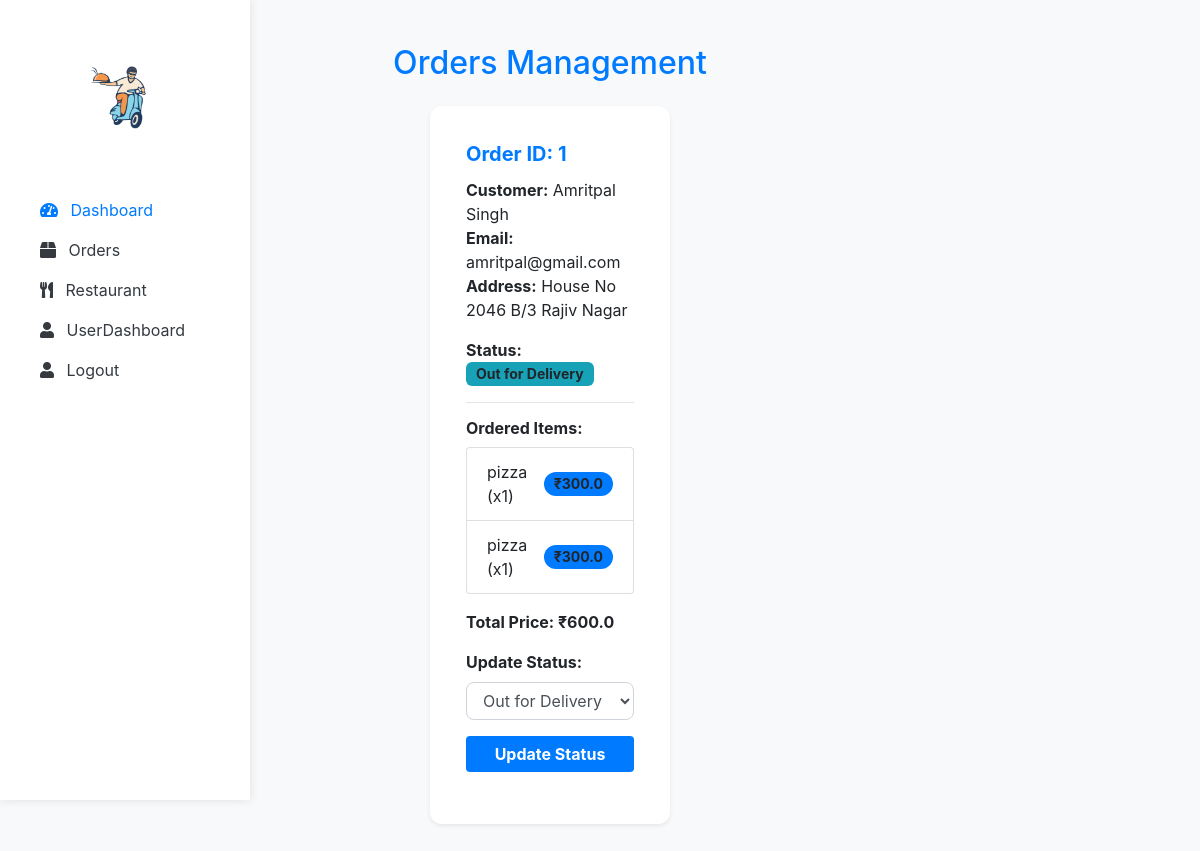
The app's page /admin_dashboard/orders (signed in) with its own data.
### app.py (models this page shows, shortened)
class Order(db.Model):
    id = db.Column(db.Integer, primary_key=True)
    user_id = db.Column(db.Integer, db.ForeignKey('user.id'), nullable=False)
    status = db.Column(db.String(20), nullable=False, default="Pending")
    timestamp = db.Column(db.DateTime, default=datetime.utcnow)
    user = db.relationship("User", backref="orders")
    order_items = db.relationship('OrderItem', backref='order', lazy=True)
    @property
    def total_price(self):
        return sum(item.quantity * item.price for item in self.order_items)

class User(db.Model, UserMixin):
    __tablename__ = "user"
    id = db.Column(db.Integer, primary_key=True)
    name = db.Column(db.String(50), nullable=False)
    email = db.Column(db.String(100), unique=True, nullable=False)
    address= db.Column(db.String(100), nullable=False)
    password = db.Column(db.String(200), nullable=False)
    mobile = db.Column(db.String(15), nullable=False)
    city = db.Column(db.String(15), nullable=False)
    role = db.Column(db.String(10), nullable=False, default="user")

class OrderItem(db.Model):
    id = db.Column(db.Integer, primary_key=True)
    order_id = db.Column(db.Integer, db.ForeignKey('order.id'), nullable=False)
    name = db.Column(db.String(100), nullable=False)
    price = db.Column(db.Float, nullable=False)
    quantity = db.Column(db.Integer, nullable=False)
    menu_item_id = db.Column(db.Integer, db.ForeignKey('menu_item.id'), nullable=False)
    menu_item = db.relationship("MenuItem", backref="order_items")

class MenuItem(db.Model):
    id = db.Column(db.Integer, primary_key=True)
    name = db.Column(db.String(100), nullable=False)
    price = db.Column(db.Float, nullable=False)
    restaurant_id = db.Column(
        db.Integer,
        db.ForeignKey('restaurants.rid', ondelete="CASCADE"),
        nullable=False
    )
    restaurant = db.relationship('Restaurant', backref=db.backref('menu_items', lazy=True))

### app.py (the view)
@app.route('/admin_dashboard/orders')
@admin_required
@login_required
def orders_admin():
    orders = Order.query.options(joinedload(Order.order_items).joinedload(OrderItem.menu_item)).all()
    return render_template("orders_admin.html", orders=orders)

### app.py (called while the page is built)
@login_manager.user_loader
def load_user(user_id):
    return db.session.get(User,int(user_id))

def admin_required(func):
    @wraps(func)
    @login_required
    def wrapper(*args, **kwargs):
        if not current_user.is_authenticated or current_user.role != 'admin':
            flash("Access denied!", "danger")
            return redirect(url_for('user_dashboard'))
        return func(*args, **kwargs)
    return wrapper

### templates/orders_admin.html (shortened to what this page needs)
{% extends "admin_dashboard.html" %}
{% block main %}
<div class="content-wrapper">
    <div class="container mt-4">
        <h2 class="mb-4 text-center text-primary">Orders Management</h2>
        <div class="row d-flex justify-content-center" style="width: 45vw !important;">
            {% for order in orders %}
            <div class="col-md-6 mb-4" >
                <div class="card shadow-sm p-3 order-card">
                    <div class="card-body">
                        <h5 class="card-title">Order ID: {{ order.id }}</h5>
                        <p><strong>Customer:</strong> {{ order.user.name }} <br>
                           <strong>Email:</strong> {{ order.user.email }} <br>
                           <strong>Address:</strong> {{ current_user.address }}</p>
                        <p><strong>Status:</strong>
                            <span class="badge {% if order.status == 'Delivered' %} bg-success
                                {% elif order.status == 'Out for Delivery' %} bg-info
                                {% elif order.status == 'Being Prepared' %} bg-warning
                                {% else %} bg-secondary {% endif %}">
                                {{ order.status }}
                            </span>
                        </p>
                        <hr>
                        <h6><strong>Ordered Items:</strong></h6>
                        <ul class="list-group mb-3">
                            {% for item in order.order_items %}
                            <li class="list-group-item d-flex justify-content-between align-items-center">
                                {{ item.menu_item.name }} (x{{ item.quantity }})
                                <span class="badge bg-primary rounded-pill">₹{{ item.price }}</span>
                            </li>
                            {% endfor %}
                        </ul>
                        <p class="text-end"><strong>Total Price: ₹{{ order.total_price }}</strong></p>
                        <form action="{{ url_for('update_order_status', order_id=order.id) }}" method="post">
                            <label for="status" class="form-label"><strong>Update Status:</strong></label>
                            <select name="status" class="form-control">
                                <option value="Out for Delivery" {% if order.status == 'Out for Delivery' %} selected {% endif %}>Out for Delivery</option>
                            </select>
                            <button type="submit" class="btn btn-primary mt-3 w-100">Update Status</button>
                        </form>
                    </div>
                </div>
            </div>
            {% endfor %}
        </div>
    </div>
</div>
{% endblock %}

### templates/orders_admin.html (style rules this page uses)
.content-wrapper { margin-left: 260px; padding: 20px; }
.card { border-radius: 12px; transition: 0.3s ease-in-out; border: none; }
.card-title { font-weight: bold; color: #007bff; }
.badge { font-size: 14px; padding: 5px 10px; border-radius: 6px; }
.btn-primary { background-color: #007bff; border: none; font-weight: bold; }
.form-control { border-radius: 8px; }
.order-card { display: flex; flex-direction: column; height: 100%; }

### records on screen
Order: id "1", user.name "Amritpal Singh", user.email "amritpal@gmail.com", status "Out for Delivery", total_price "600.0"
User: address "House No 2046 B/3 Rajiv Nagar"
OrderItem: menu_item.name "pizza", quantity "1", price "300.0"
OrderItem: menu_item.name "pizza", quantity "1", price "300.0"
